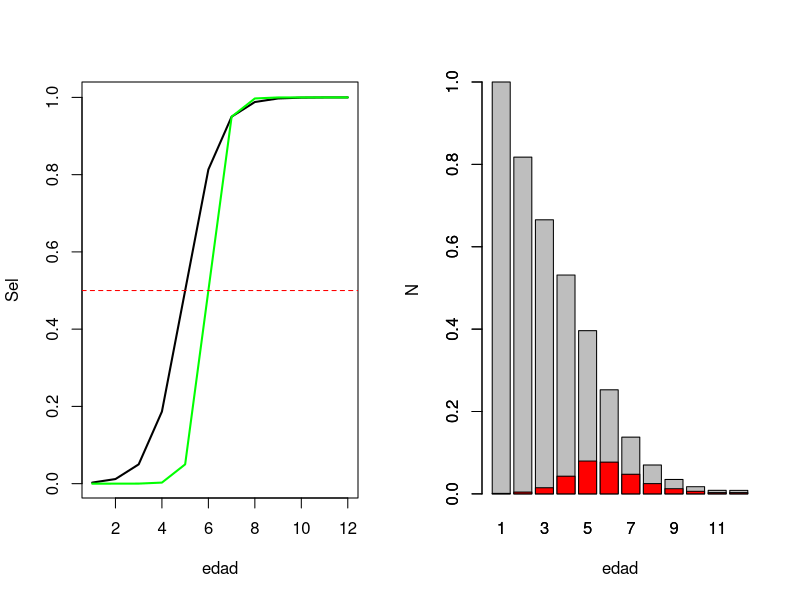

R code for this plot:
rm(list=ls()) # comando para limpiar


# Parametros biologicos
M=0.2
Tmax=12
A50=5
A95=7
Fref=2.5*M #para calculat el ratio de agotamaietnto (Biomasa actual /bomasa virginial (F=0)). Ahí te da el % de biomasa en el agua y puedes ver qué F te sirve
R0=1
dtf=0.5
dts=0.8
Loo=150
k=0.15
t0=-0.5
aw=0.001
bw=3.0
A50m=6
A95m=7


# vectores biologicos
edad=seq(1,Tmax)
Ledad=Loo*(1-exp(-k*(edad-t0)))
wedad=aw*Ledad^bw
N=rep(0,Tmax)
Om=1/(1+exp(-log(19)*(edad-A50m)/(A95m-A50m)))
Sel=1/(1+exp(-log(19)*(edad-A50)/(A95-A50)))
F=Fref*Sel
Z=F+M

# dinámica
N[1]=R0

for (a in 2:Tmax){
  N[a]=N[a-1]*exp(-Z[a-1])
}

N[Tmax]=N[Tmax]/(1-exp(-Z[Tmax]))

C=F/Z*N*(1-exp(-Z))

par(mfrow = c(1, 2))

plot(edad,Sel,type="l",lwd=2)
lines(edad,Om,lwd=2,col="green")
abline(h=0.5,lty=2,col="red")

Y=sum(C*wedad) #Rendimiento
BD=sum(N*wedad*Om*exp(-Z*dts)) # Biomasa desovante

barplot(N~edad)
barplot(C~edad, add = T,col = "red")

print(paste("YPR=", round(Y,2), "BPR=", round(BD,2)))









